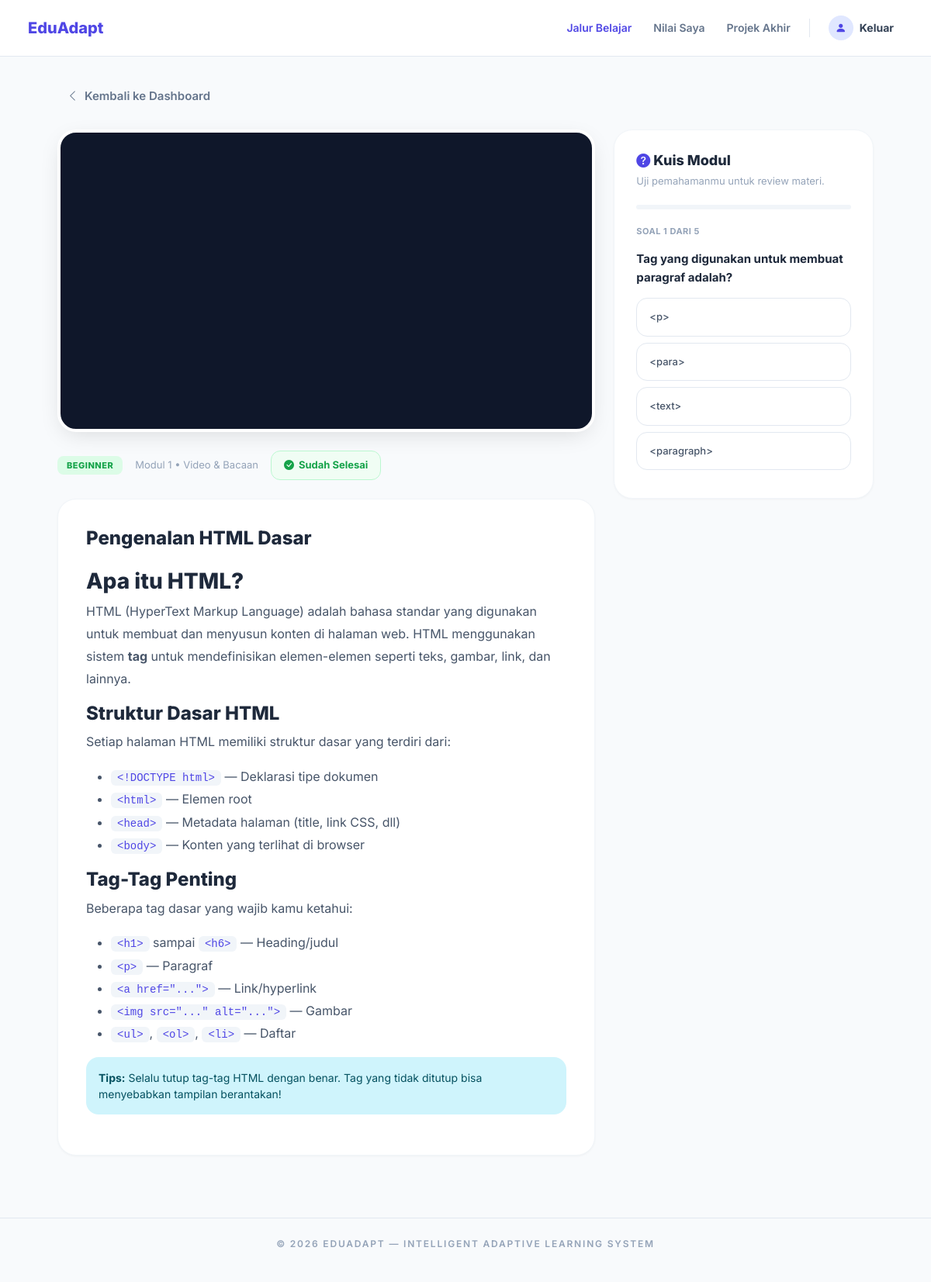
Page /siswa/module_detail.php?id=2 (signed in) on the committed database.
### tables this page shows
CREATE TABLE `modules` (
  `id` int(11) NOT NULL,
  `level` enum('Beginner','Intermediate','Advanced') NOT NULL,
  `title` varchar(150) NOT NULL,
  `type` varchar(50) NOT NULL,
  `content_text` text DEFAULT NULL,
  `video_url` varchar(255) DEFAULT NULL,
  `sequence_order` int(11) NOT NULL,
  `created_at` timestamp NOT NULL DEFAULT current_timestamp()
);

CREATE TABLE `module_quizzes` (
  `id` int(11) NOT NULL,
  `module_id` int(11) NOT NULL,
  `question_text` text NOT NULL,
  `option_a` varchar(255) NOT NULL,
  `option_b` varchar(255) NOT NULL,
  `option_c` varchar(255) NOT NULL,
  `option_d` varchar(255) NOT NULL,
  `correct_option` enum('a','b','c','d') NOT NULL,
  `feedback` text NOT NULL
);

### siswa/module_detail.php (the view, shortened to what this page needs)
<?php
require_once __DIR__ . '/../koneksi.php';
$user = getCurrentUser();
$module_id = intval($_GET['id'] ?? 0);
$stmt = $conn->prepare("SELECT * FROM modules WHERE id = ? AND level = ?");
$stmt->bind_param("is", $module_id, $user['level']);
$stmt->execute();
$module = $stmt->get_result()->fetch_assoc();
$stmt = $conn->prepare("SELECT * FROM student_progress WHERE student_id = ? AND module_id = ?");
$stmt->bind_param("si", $user['id'], $module_id);
$stmt->execute();
$my_progress = $stmt->get_result()->fetch_assoc();
$is_completed = $my_progress && $my_progress['is_completed'];
$quiz_stmt = $conn->prepare("SELECT id, question_text, option_a, option_b, option_c, option_d FROM module_quizzes WHERE module_id = ? ORDER BY id ASC");
$quiz_stmt->bind_param("i", $module_id);
$quiz_stmt->execute();
$quizzes = $quiz_stmt->get_result()->fetch_all(MYSQLI_ASSOC);
$total_quiz = count($quizzes);
$level_colors = [
    'Beginner'     => ['bg' => '#dcfce7', 'text' => '#16a34a'],
    'Intermediate' => ['bg' => '#dbeafe', 'text' => '#2563eb'],
    'Advanced'     => ['bg' => '#f3e8ff', 'text' => '#9333ea'],
];
$lc = $level_colors[$module['level']] ?? $level_colors['Beginner'];
?>
<!DOCTYPE html>
<html lang="id">
<head>
    <link rel="stylesheet" href="../node_modules/bootstrap/dist/css/bootstrap.min.css">
</head>
<body>
<?php include __DIR__ . '/../includes/header.php'; ?>
<main style="max-width: 1100px; margin: 0 auto; padding: 32px 24px;" class="animate-in">
    <a href="dashboard.php" class="back-btn mb-4">
        <i class="bi bi-chevron-left"></i> Kembali ke Dashboard
    </a>
    <div class="row g-4">
        <div class="col-lg-8">
            <div class="video-container mb-4">
                <?php if (!empty($module['video_url'])): ?>
                    <iframe src="<?= htmlspecialchars($module['video_url']) ?>"
                            allowfullscreen
                            allow="accelerometer; autoplay; clipboard-write; encrypted-media; gyroscope; picture-in-picture">
                    </iframe>
                <?php else: ?>
                    <div class="video-placeholder">
                        <div class="play-icon"><i class="bi bi-play-fill"></i></div>
                    </div>
                <?php endif; ?>
            </div>
            <div class="d-flex align-items-center gap-3 mb-4">
                <span style="font-size: 11px; font-weight: 800; text-transform: uppercase; letter-spacing: 0.5px; padding: 4px 12px; border-radius: 8px; background: <?= $lc['bg'] ?>; color: <?= $lc['text'] ?>;">
                    <?= $module['level'] ?>
                </span>
                <span style="color: #94a3b8; font-size: 0.8125rem;">Modul <?= $module['sequence_order'] ?> • <?= $module['type'] ?></span>
                <?php if ($is_completed): ?>
                    <span class="completed-badge"><i class="bi bi-check-circle-fill"></i> Sudah Selesai</span>
                <?php endif; ?>
            </div>
            <div class="content-card">
                <h2 style="font-size: 1.5rem; font-weight: 800; color: #1e293b; margin-bottom: 24px;">
                    <?= htmlspecialchars($module['title']) ?>
                </h2>
                <div class="materi-content">
                    <?= $module['content_text'] ?>
                </div>
            </div>
        </div>
        <div class="col-lg-4">
            <div class="quiz-panel" id="quizPanel">
                <h3 style="font-size: 1.125rem; font-weight: 800; color: #1e293b; margin-bottom: 6px;">
                    <i class="bi bi-question-circle-fill" style="color: #4f46e5;"></i> Kuis Modul
                </h3>
                <p style="color: #94a3b8; font-size: 0.8125rem; margin-bottom: 20px;">
                    Uji pemahamanmu untuk <?= $is_completed ? 'review materi' : 'membuka modul berikutnya' ?>.
                </p>
                <?php if ($total_quiz > 0): ?>
                    <div class="quiz-progress">
                    </div>
                    <div style="font-size: 11px; font-weight: 700; color: #94a3b8; margin-bottom: 16px; text-transform: uppercase; letter-spacing: 0.5px;" id="quizCounter">
                        Soal 1 dari <?= $total_quiz ?>
                    </div>
                    <div id="quizContainer">
                        <?php foreach ($quizzes as $idx => $quiz): ?>
                        <div class="quiz-question" data-index="<?= $idx ?>" data-quiz-id="<?= $quiz['id'] ?>" style="<?= $idx > 0 ? 'display:none;' : '' ?>">
                            <p style="font-weight: 700; color: #1e293b; font-size: 0.9375rem; margin-bottom: 14px; line-height: 1.6;">
                                <?= htmlspecialchars($quiz['question_text']) ?>
                            </p>
                            <div class="quiz-options">
                                <?php
                                $opts = ['a' => $quiz['option_a'], 'b' => $quiz['option_b'], 'c' => $quiz['option_c'], 'd' => $quiz['option_d']];
                                foreach ($opts as $key => $text):
                                ?>
                                <button type="button" class="quiz-option" data-option="<?= $key ?>" onclick="checkAnswer(<?= $quiz['id'] ?>, '<?= $key ?>', <?= $idx ?>, this)">
                                    <?= htmlspecialchars($text) ?>
                                </button>
                                <?php endforeach; ?>
                            </div>
                        </div>
                        <?php endforeach; ?>
                    </div>
                <?php endif; ?>
            </div>
        </div>
    </div>
</main>
<?php include __DIR__ . '/../includes/footer.php'; ?>
</body>
</html>

### siswa/module_detail.php (style rules this page uses)
.back-btn { display: inline-flex; align-items: center; gap: 8px; color: #64748b; font-weight: 600; text-decoration: none; padding: 8px 12px; border-radius: 10px; transition: all 0.2s; font-size: 0.9375rem; }
.video-container { aspect-ratio: 16/9; background: #0f172a; border-radius: 24px; overflow: hidden; border: 4px solid #fff; box-shadow: 0 8px 30px -8px rgba(0,0,0,0.15); }
.video-container iframe { width: 100%; height: 100%; border: none; }
.content-card { background: #fff; border-radius: 24px; padding: 36px; border: 1px solid #f1f5f9; box-shadow: 0 1px 3px rgba(0,0,0,0.04); }
.content-card h3, .content-card h4 { color: #1e293b; font-weight: 800; }
.content-card p, .content-card li { color: #475569; line-height: 1.8; }
.content-card code { background: #f1f5f9; padding: 2px 8px; border-radius: 6px; font-size: 0.875em; color: #4f46e5; }
.content-card .alert { border-radius: 16px; border: none; font-size: 0.875rem; }
.quiz-panel { background: #fff; border-radius: 24px; padding: 28px; border: 1px solid #f1f5f9; box-shadow: 0 1px 3px rgba(0,0,0,0.04); position: sticky; top: 100px; }
.quiz-option { display: block; width: 100%; text-align: left; padding: 14px 16px; border-radius: 14px; border: 1.5px solid #e2e8f0; background: #fff; font-family: 'Inter', sans-serif; font-size: 0.8125rem; font-weight: 500; color: #475569; cursor: pointer; transition: all 0.2s; margin-bottom: 8px; }
.quiz-progress { height: 6px; background: #f1f5f9; border-radius: 99px; overflow: hidden; margin-bottom: 20px; }
.animate-in { animation: fadeInUp 0.5s ease-out; }
.completed-badge { display: inline-flex; align-items: center; gap: 6px; background: #f0fdf4; color: #16a34a; border: 1px solid #bbf7d0; padding: 8px 16px; border-radius: 12px; font-size: 0.8125rem; font-weight: 700; }

### includes/header.php (style rules this page uses)
body { font-family: 'Inter', sans-serif !important; background-color: #f8fafc; }

### rows in the picture
modules: level "BEGINNER", sequence_order "1", type "Video & Bacaan", title "Pengenalan HTML Dasar", content_text "Apa itu HTML? HTML (HyperText Markup Language) adalah bahasa standar yang digunakan untuk membuat dan menyusun konten di halaman web. HTML menggunakan sistem tag untuk mendefinisikan elemen-elemen seperti teks, gambar, link, dan lainnya. Struktur Dasar HTML Setiap halaman HTML memiliki struktur dasar yang terdiri dari: <!DOCTYPE html> — Deklarasi tipe dokumen <html> — Elemen root <head> — Metadata halaman (title, link CSS, dll) <body> — Konten yang terlihat di browser Tag-Tag Penting Beberapa tag dasar yang wajib kamu ketahui: <h1> sampai <h6> — Heading/judul <p> — Paragraf <a href=\"...\"> — Link/hyperlink <img src=\"...\" alt=\"...\"> — Gambar <ul> , <ol> , <li> — Daftar Tips: Selalu tutup…"
module_quizzes: question_text "Tag yang digunakan untuk membuat paragraf adalah?", option_a "<p>", option_b "<para>", option_c "<text>", option_d "<paragraph>"

### other values in the picture
$total_quiz "5"
